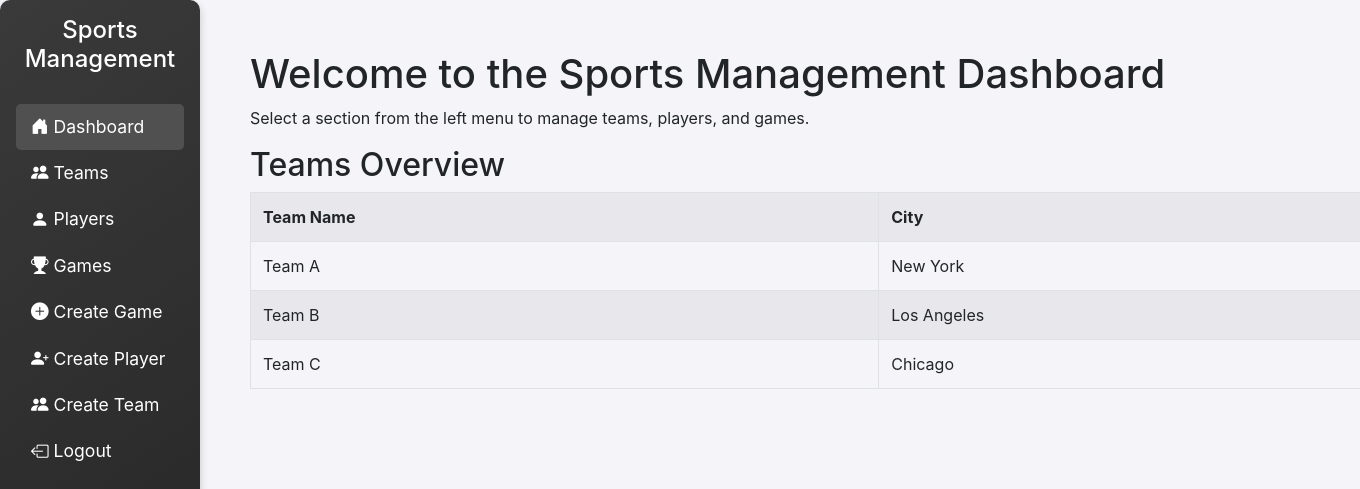
The app's page /dashboard.php (signed in) with its own data.
### tables this page shows
CREATE TABLE teams
(
    id   INT AUTO_INCREMENT PRIMARY KEY,
    name VARCHAR(255) NOT NULL,
    city VARCHAR(255) NOT NULL
);

### TeamController.php (called while the page is built, shortened)
<?php
require_once 'Team.php';
class TeamController
{
    private $team;
    public function __construct($db)
    {
        $this->team = new Team($db);
    }
    public function viewTeams()
    {
        return $this->team->getAll();
    }
}

### Team.php (called while the page is built, shortened)
<?php
class Team
{
    private $conn;
    public function __construct($db)
    {
        $this->conn = $db;
    }
    public function getAll()
    {
        $stmt = $this->conn->query("SELECT * FROM teams");
        return $stmt->fetch_all(MYSQLI_ASSOC);
    }
}

### dashboard.php (the view, shortened to what this page needs)
<?php
include 'header.php';
?>
<div class="page"><h1>Welcome to the Sports Management Dashboard</h1>
    <p>Select a section from the left menu to manage teams, players, and games.</p>
    <?php
    require_once 'TeamController.php';
    require_once 'GameController.php';
    $teamController = new TeamController($conn);
    $teams = $teamController->viewTeams();
    ?>
    <h2>Teams Overview</h2>
    <table class="table table-bordered table-hover table-striped">
        <tr>
            <th>Team Name</th>
            <th>City</th>
        </tr>
        <?php foreach ($teams as $team) { ?>
            <tr>
                <td><?php echo $team['name']; ?></td>
                <td><?php echo $team['city']; ?></td>
            </tr>
        <?php } ?>
    </table>
</div>

### css/styles.css (style rules this page uses)
.page { position: relative; left: 200px; margin-left: 50px; margin-top: 50px; margin-right: 50px; }

### header.php (style rules this page uses)
body { background-color: #f4f4f9; }

### records on screen
teams: name "Team A", city "New York"
teams: name "Team B", city "Los Angeles"
teams: name "Team C", city "Chicago"
